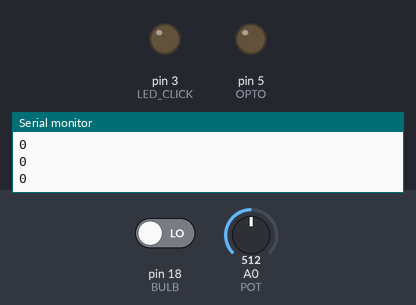
Bench run of a sketch on a simulated Arduino Uno, built for the host (arithmetic inside an expression is 32-bit, double 64-bit). Shown: output pins drawn as LEDs (lit = HIGH), the last lines printed to the serial monitor. Dashed ring = blinking. The inputs (shaded band) are chosen by the test bench; at power-on: pin 18 (BULB) LOW, A0 (POT) = 512.

Above: at 1.2 s.
1.3 s: pin 18 (BULB) driven HIGH
At 4.0 s:
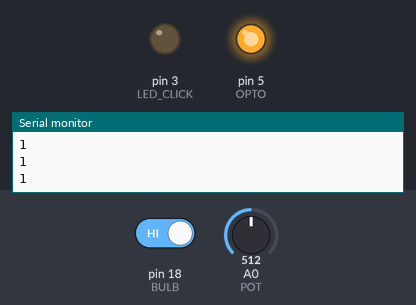
7.3 s: pin 18 (BULB) driven LOW
8.9 s: A0 (POT) set to 306
11.9 s: A0 (POT) set to 0
At 11.98 s:
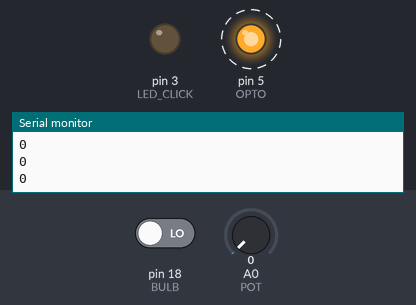
Timing chart, 0 to 15.9 s (numbered marks = the images above; inputs shaded):
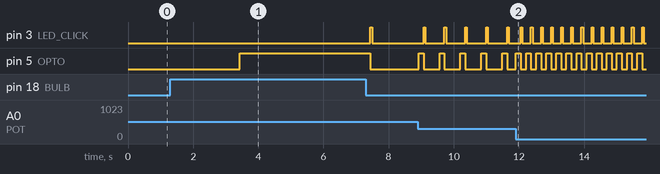

Measured:
- after the input at 1.3 s, pin 3 (LED_CLICK): stays LOW (without the input it goes to HIGH after 2.3 s); pin 5 (OPTO): goes on until 3.4 s, then stays HIGH
- after the input at 11.9 s, pin 3 (LED_CLICK): alternates HIGH for 0.05 s and LOW for 0.26 s, starting after 0.16 s; pin 5 (OPTO): alternates HIGH for 0.15 s and LOW for 0.16 s, starting at once

The sketch:

timelapser.ino
```cpp
/**
ENERGY
**/
#include <avr/sleep.h>
#include <avr/wdt.h>

#define DISABLE_ADC 0


/**
PINS
**/
#define LED_BULB        4
#define LED_CLICK       3
#define OPTO            5
#define POT             A0
#define BULB            18
#define SENSOR_5V       15

/**
CLICK INTERVAL
**/
int read_val;
int click_int;
const int wtgInt[]={1,2,4,8,16,32,64,96,128,256};
int cyclesNum;
int count;

/***
OTHER
***/
boolean isBulb;
int startOpenShutter  = 4000;
int endOpenShutter    = 5000;
int openShutter       = 4000;

void setup() {
  globalInit();
  Serial.begin(9600);

}

void loop() {
   readInputs();
   shootUpdate();
   energyManagement();
}
```

energy.ino
```cpp
void energyManagement()
{

  if(DISABLE_ADC)
  {
    ADCSRA=0;
  }
  //clear reset flags
  MCUSR=0;


  //SET WTD INTERVAL
  //reset wd
  WDTCSR= bit(WDCE) | bit(WDE);
  //set interval
  WDTCSR= bit(WDIE) | bit(WDP2) | bit(WDP1);

  wdt_reset();

  set_sleep_mode(SLEEP_MODE_PWR_DOWN);
  sleep_enable();

  //turn-off brown-out
  MCUCR = bit(BODS) | bit(BODSE);
  MCUCR = bit(BODS);
  sleep_cpu();

  sleep_disable();
}


ISR (WDT_vect)
{
  wdt_disable();
}
```

init.ino
```cpp
void globalInit()
{
  initPins();
  initVars();
}
void initPins()
{
  pinMode(POT,         INPUT);
  pinMode(OPTO,        INPUT);
  pinMode(LED_CLICK,   INPUT);
  pinMode(LED_BULB,    INPUT);
  pinMode(BULB,        INPUT);
}
void initVars(){
  click_int=0;
  read_val=-1;
  cyclesNum=-1;
  count=0;
  isBulb=false;
  readBulb();
}
```

other.ino
```cpp
void readBulb()
{
  Serial.println(  digitalRead(BULB));
  isBulb=(digitalRead(BULB)>0)?true:false;

  if(isBulb){
    pinMode(LED_BULB,OUTPUT);
    digitalWrite(LED_BULB,HIGH);
  }
  else
  {
    digitalWrite(LED_BULB,LOW);
    pinMode(LED_BULB,INPUT);
  }
}


void readInterval()
{
  read_val=analogRead(POT);
  cyclesNum=wtgInt[(int)floor(read_val/102.4)];
}

void shootUpdate(){

  count++;
  if(count>=cyclesNum)
  {
    clickPhoto();
    count=0;
  }

}

void readInputs()
{
  pinMode(SENSOR_5V,OUTPUT);
  digitalWrite(SENSOR_5V,HIGH);
  delay(10);

  readBulb();
  readInterval();

  digitalWrite(SENSOR_5V,LOW);
  pinMode(SENSOR_5V,INPUT);
}
```

shoot.ino
```cpp
void clickPhoto(){
  if(isBulb)
  {
    pinMode(OPTO, OUTPUT);
    pinMode(LED_CLICK,  OUTPUT);

    digitalWrite(OPTO, HIGH);
    openShutter+=15;
    delay(constrain(openShutter,startOpenShutter,endOpenShutter));
    Serial.print("shutter open for");
    Serial.println(openShutter);
    digitalWrite(OPTO, LOW);

    digitalWrite(LED_CLICK,  HIGH);
    delay(50);
    digitalWrite(LED_CLICK,  LOW);

    pinMode(OPTO,  INPUT);
    pinMode(LED_CLICK,   INPUT);
  }
  else
  {
    pinMode(OPTO, OUTPUT);
    pinMode(LED_CLICK,  OUTPUT);


    digitalWrite(OPTO, HIGH);
    delay(150);
    digitalWrite(OPTO, LOW);

    digitalWrite(LED_CLICK,  HIGH);
    delay(50);
    digitalWrite(LED_CLICK,  LOW);

     pinMode(OPTO,  INPUT);
    pinMode(LED_CLICK,   INPUT);
  }
}
```
